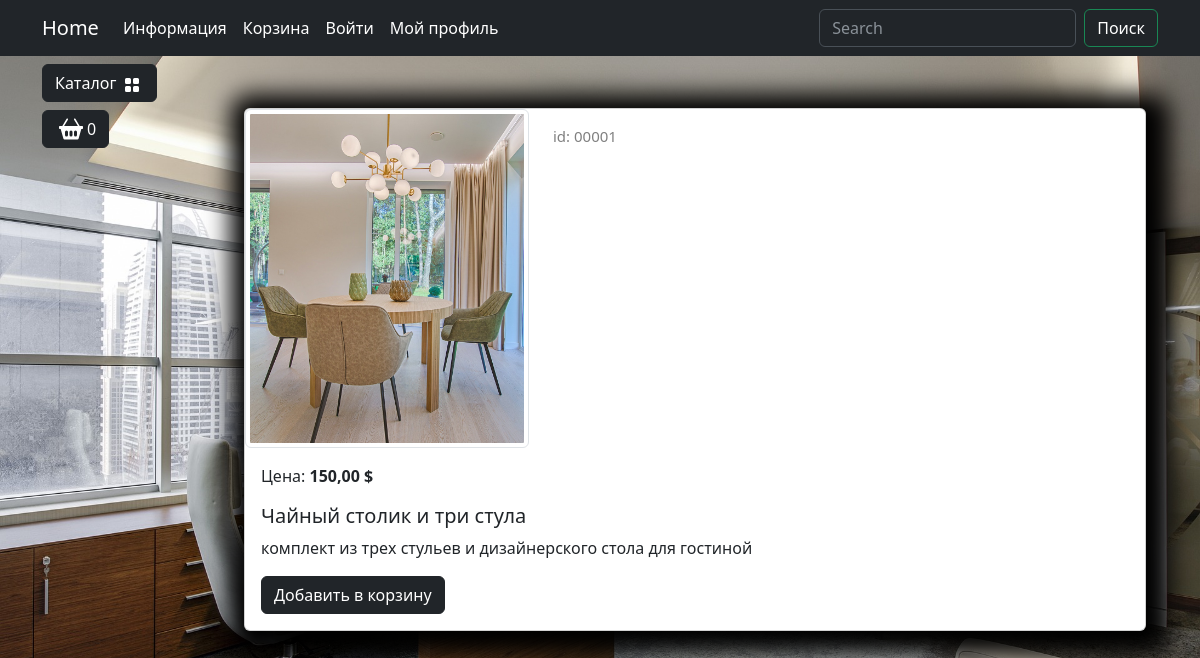
Screenshot of /catalog/product/chajnyj-stolik-i-tri-stula/ with the database file from the repository.
### goods/models.py (models this page shows, shortened)
class Products(models.Model):
    name = models.CharField(max_length=150, unique=True, verbose_name='Название')
    slug = models.SlugField(max_length=200, unique=True, blank=True, null=True, verbose_name='URL')
    description = models.TextField(blank=True, null=True, verbose_name='Описание')
    image = models.ImageField(upload_to='goods_images',blank=True, null=True, verbose_name='Изображение')
    price = models.DecimalField(default=0.00, max_digits=7, decimal_places=2,verbose_name='Цена')
    discount = models.DecimalField(default=0.00, max_digits=4, decimal_places=2, verbose_name='Скидка в %')
    quantity = models.PositiveIntegerField(default=0, verbose_name='Количество')
    category = models.ForeignKey(to=Categories, on_delete=models.CASCADE,verbose_name='Категория')
    class Meta:
        db_table: str = 'product'
        verbose_name: str = 'Продукт'
        verbose_name_plural: str = 'Продукты'
    def display_id(self):
        return f'{self.id:05}'
    def sell_price(self):
        if self.discount:
            return round(self.price - self.price*self.discount/100, 2)
        return self.price

### goods/views.py (the view)
# urls.py: path('product/<slug:product_slug>/',views.product, name='product'),
def product(request, product_slug) -> HttpResponse:
    product = Products.objects.get(slug=product_slug)
    context = {
        'product':product
    }
    return render(request, 'goods/product.html', context = context)

### goods/templatetags/goods_tags.py (called while the page is built)
@register.simple_tag()
def tag_categories():
    return Categories.objects.all()

### goods/templates/goods/product.html (shortened to what this page needs)
{% extends 'main/base.html' %}
{% load static %}
{% block content %}
<div class="container mt-5">
    <div class="card mb-4 custom-shadow">
        <div class="row">
            <div class="col-md-4">
                <img src="{{ product.image.url }}"
                     class="img-thumbnail" data-bs-toggle="modal" data-bs-target="#imageModal1">
            </div>
            <div class="col-md-4 ">
                <p class="product_id mt-3">id: {{ product.display_id }} </p>
            </div>
        </div>
        <div class="card-body">
            <p class="card-text">Цена: <strong>{{ product.sell_price }} $</strong></p>
            <h5 class="card-title"> {{ product.name }} </h5>
            <p class="card-text">{{ product.description }}</p>
            <a href="#" class="btn btn-dark add-to-cart">Добавить в корзину</a>
        </div>
    </div>
</div>
{% endblock%}

### static/deps/css/my_css.css (style rules this page uses)
body { background-image: url("../images/bg-image.jpg"); background-repeat: no-repeat; background-attachment: fixed; background-position: center center; background-size: cover; height: 100%; }
.custom-shadow { box-shadow: 5px 5px 25px 19px #000000; }
.product_id { color: gray; font-size: 15px; }

### rows the page displays
Products: image (picture), display_id "00001", sell_price "150,00", name "Чайный столик и три стула", description "комплект из трех стульев и дизайнерского стола для гостиной"
